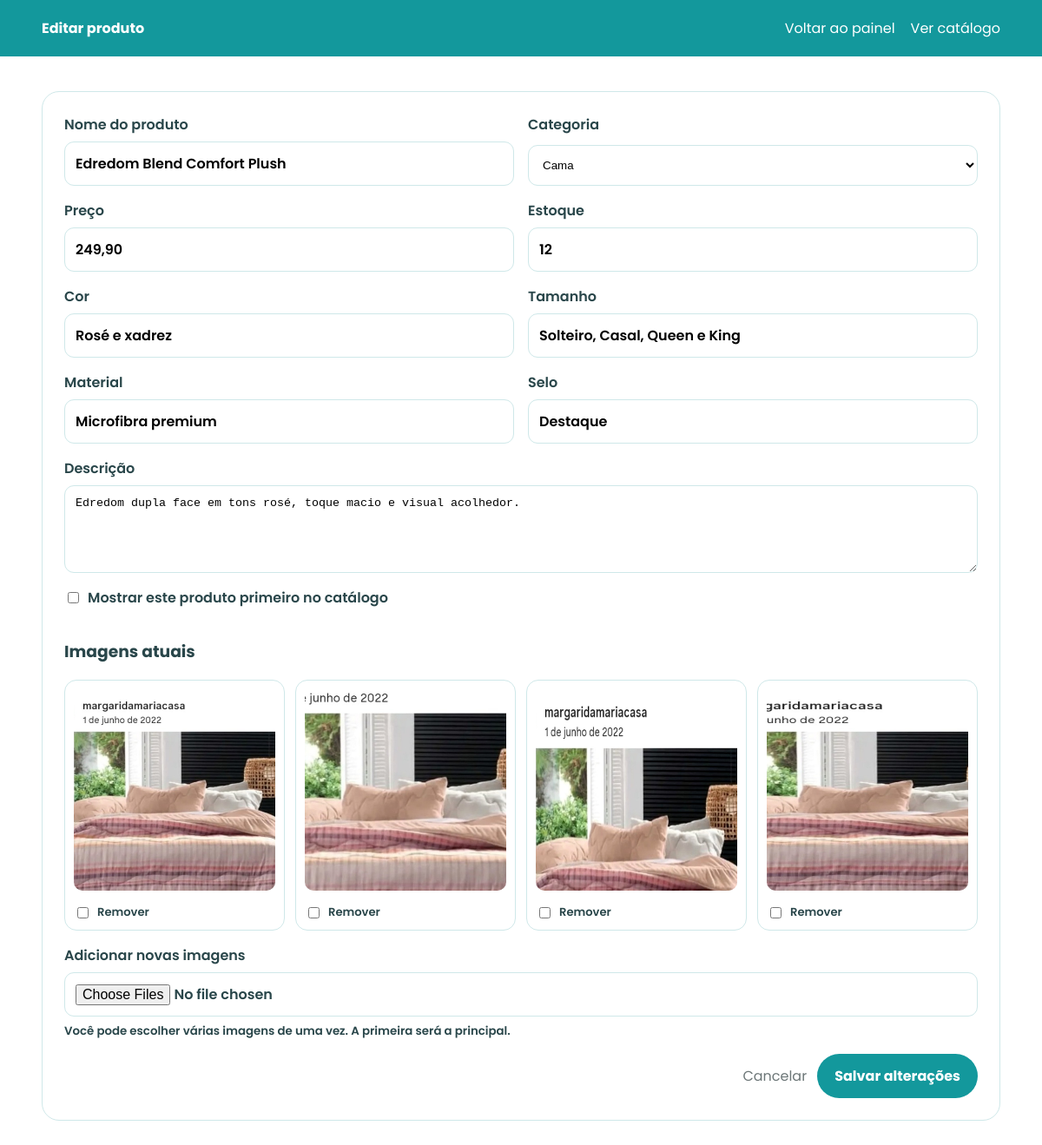
The page /admin/produtos/1/editar (signed in) on the database its author committed.
### tables this page shows
CREATE TABLE produtos (
            id INTEGER PRIMARY KEY AUTOINCREMENT,
            nome TEXT NOT NULL,
            categoria TEXT NOT NULL,
            preco REAL NOT NULL,
            descricao TEXT NOT NULL,
            slug_imagem TEXT NOT NULL,
            cor TEXT,
            tamanho TEXT,
            material TEXT,
            estoque INTEGER DEFAULT 0,
            selo TEXT,
            imagens TEXT NOT NULL
        , destaque INTEGER DEFAULT 0, criado_em DATETIME, atualizado_em DATETIME);

### catalogo_margarida_maria_v4_final_completo/app.py (the view, shortened to what this page needs)
@app.route(
    "/admin/produtos/<int:produto_id>/editar",
    methods=["GET", "POST"]
)
@login_obrigatorio
def editar_produto(produto_id):
    with conectar() as con:
        produto = con.execute(
            "SELECT * FROM produtos WHERE id = ?",
            (produto_id,)
        ).fetchone()
    if produto is None:
        flash("Produto não encontrado.", "erro")
        return redirect(url_for("admin"))
    try:
        imagens_atuais = json.loads(produto["imagens"] or "[]")
    except json.JSONDecodeError:
        imagens_atuais = []
    return render_template(
        "produto_form.html",
        produto=produto,
        imagens=imagens_atuais
    )

### catalogo_margarida_maria_v4_final_completo/app.py (called while the page is built)
def conectar():
    conexao = sqlite3.connect(DB_PATH)
    conexao.row_factory = sqlite3.Row
    return conexao

def login_obrigatorio(func):
    @wraps(func)
    def wrapper(*args, **kwargs):
        if not session.get("admin"):
            flash("Faça login para acessar o painel.", "erro")
            return redirect(url_for("login"))
        return func(*args, **kwargs)
    return wrapper

### templates/produto_form.html (shortened to what this page needs)
{% extends "base.html" %}
{% block conteudo %}
<header class="admin-head">
  <div class="container">
    <b>
      {% if produto %}Editar produto{% else %}Novo produto{% endif %}
    </b>
    <div>
      <a href="{{ url_for('admin') }}">Voltar ao painel</a>
      <a href="{{ url_for('inicio') }}">Ver catálogo</a>
    </div>
  </div>
</header>
<main class="container admin-page">
  <section class="admin-card">
    <form method="post" enctype="multipart/form-data" class="product-form">
      <label>
        Nome do produto
        <input
          name="nome"
          value="{{ produto['nome'] if produto else '' }}"
          required
        >
      </label>
      <label>
        Categoria
        <select name="categoria" required>
          {% for categoria in ["Cama", "Mesa", "Banho", "Infantil", "Cozinha"] %}
            <option
              value="{{ categoria }}"
              {% if produto and produto['categoria'] == categoria %}selected{% endif %}
            >
              {{ categoria }}
            </option>
          {% endfor %}
        </select>
      </label>
      <label>
        Preço
        <input
          name="preco"
          value="{{ ('%.2f'|format(produto['preco'])|replace('.', ',')) if produto else '' }}"
          placeholder="129,90"
          required
        >
      </label>
      <label>
        Estoque
        <input
          name="estoque"
          type="number"
          min="0"
          value="{{ produto['estoque'] if produto else 0 }}"
          required
        >
      </label>
      <label>
        Cor
        <input name="cor" value="{{ produto['cor'] if produto else '' }}">
      </label>
      <label>
        Tamanho
        <input name="tamanho" value="{{ produto['tamanho'] if produto else '' }}">
      </label>
      <label>
        Material
        <input name="material" value="{{ produto['material'] if produto else '' }}">
      </label>
      <label>
        Selo
        <input
          name="selo"
          value="{{ produto['selo'] if produto else '' }}"
          placeholder="Novo, Oferta, Destaque..."
        >
      </label>
      <label class="full">
        Descrição
        <textarea name="descricao" rows="5" required>{{ produto['descricao'] if produto else '' }}</textarea>
      </label>
      <label class="full checkbox-label">
        <input
          type="checkbox"
          name="destaque"
        >
        Mostrar este produto primeiro no catálogo
      </label>
      {% if imagens %}
        <div class="full">
          <h3>Imagens atuais</h3>
          <div class="current-images">
            {% for imagem in imagens %}
              <label class="current-image">
                <img
                  src="{{ url_for('static', filename='img/produtos/' + imagem) }}"
                  alt=""
                >
                <span>
                  <input
                    type="checkbox"
                    name="remover_imagens"
                    value="{{ imagem }}"
                  >
                  Remover
                </span>
              </label>
            {% endfor %}
          </div>
        </div>
      {% endif %}
      <label class="full">
        {% if produto %}
          Adicionar novas imagens
        {% else %}
          Imagens do produto
        {% endif %}
        <input
          type="file"
          name="imagens"
          accept=".png,.jpg,.jpeg,.webp"
          multiple
        >
        <small>
          Você pode escolher várias imagens de uma vez. A primeira será a principal.
        </small>
      </label>
      <div class="full form-actions">
        <a href="{{ url_for('admin') }}">Cancelar</a>
        <button type="submit">
          {% if produto %}Salvar alterações{% else %}Cadastrar produto{% endif %}
        </button>
      </div>
    </form>
  </section>
</main>
{% endblock %}

### catalogo_margarida_maria_v4_final_completo/static/css/style.css (style rules this page uses)
:root { --turq:#13989c;--turq2:#7dcbd2;--rose:#efb9be;--rose2:#fff1f2;--white:#fff;--text:#29464a;--gray:#6d7778;--line:#cfe8e9;--shadow:0 18px 55px rgba(18,91,94,.13) }
* { box-sizing:border-box }
html { scroll-behavior:smooth }
body { margin:0;font-family:Poppins,sans-serif;color:var(--text);background:#fff }
a { text-decoration:none;color:inherit }
button,input { font:inherit }
.container { width:min(1220px,92%);margin:auto }
.admin-head { background:var(--turq);color:#fff }
.admin-head .container { display:flex;justify-content:space-between;padding:20px 0 }
.admin-head .container div { display:flex;gap:18px }
.admin-page { padding:40px 0 }
.admin-card { border:1px solid var(--line);border-radius:20px;padding:25px;margin-bottom:24px }
.product-form { display:grid; grid-template-columns:repeat(2,1fr); gap:16px; }
.product-form label { display:grid; gap:7px; font-weight:600; }
.product-form input, .product-form select, .product-form textarea { width:100%; border:1px solid var(--line); border-radius:11px; padding:12px; background:#fff; }
.product-form textarea { resize:vertical; }
.product-form .full { grid-column:1/-1; }
.checkbox-label { display:flex!important; grid-template-columns:auto 1fr!important; align-items:center; }
.checkbox-label input { width:auto; }
.current-images { display:grid; grid-template-columns:repeat(4,1fr); gap:12px; }
.current-image { border:1px solid var(--line); border-radius:14px; padding:10px; }
.current-image img { width:100%; aspect-ratio:1; object-fit:cover; border-radius:10px; }
.current-image span { display:flex; align-items:center; gap:7px; margin-top:8px; font-size:.82rem; }
.current-image input { width:auto; }
.form-actions { display:flex!important; justify-content:flex-end; align-items:center; gap:12px; }
.form-actions a { color:var(--gray); }
.form-actions button { border:0; background:var(--turq); color:#fff; padding:13px 20px; border-radius:999px; font-weight:700; cursor:pointer; }

### rows shown on the page
produtos: nome "Edredom Blend Comfort Plush", categoria "Cama", preco "249,90", estoque "12", cor "Rosé e xadrez", tamanho "Solteiro, Casal, Queen e King", material "Microfibra premium", selo "Destaque", descricao "Edredom dupla face em tons rosé, toque macio e visual acolhedor."
